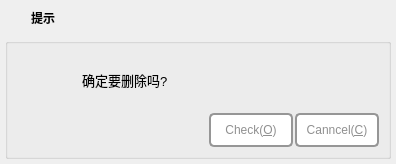
<?xml version="1.0" encoding="UTF-8"?>
<ui version="4.0">
 <class>frmMessageBox</class>
 <widget class="QDialog" name="frmMessageBox">
  <property name="geometry">
   <rect>
    <x>0</x>
    <y>0</y>
    <width>396</width>
    <height>164</height>
   </rect>
  </property>
  <property name="font">
   <font>
    <family>Microsoft YaHei UI</family>
    <weight>75</weight>
    <bold>true</bold>
   </font>
  </property>
  <property name="windowTitle">
   <string>提示</string>
  </property>
  <layout class="QVBoxLayout" name="verticalLayout">
   <property name="spacing">
    <number>0</number>
   </property>
   <property name="leftMargin">
    <number>0</number>
   </property>
   <property name="topMargin">
    <number>3</number>
   </property>
   <property name="rightMargin">
    <number>0</number>
   </property>
   <property name="bottomMargin">
    <number>0</number>
   </property>
   <item>
    <widget class="QWidget" name="widget_title" native="true">
     <property name="sizePolicy">
      <sizepolicy hsizetype="Preferred" vsizetype="Fixed">
       <horstretch>0</horstretch>
       <verstretch>0</verstretch>
      </sizepolicy>
     </property>
     <property name="minimumSize">
      <size>
       <width>100</width>
       <height>28</height>
      </size>
     </property>
     <layout class="QHBoxLayout" name="horizontalLayout_2">
      <property name="spacing">
       <number>0</number>
      </property>
      <property name="leftMargin">
       <number>0</number>
      </property>
      <property name="topMargin">
       <number>0</number>
      </property>
      <property name="rightMargin">
       <number>0</number>
      </property>
      <property name="bottomMargin">
       <number>0</number>
      </property>
      <item>
       <widget class="QLabel" name="lab_Ico">
        <property name="sizePolicy">
         <sizepolicy hsizetype="Minimum" vsizetype="Preferred">
          <horstretch>0</horstretch>
          <verstretch>0</verstretch>
         </sizepolicy>
        </property>
        <property name="minimumSize">
         <size>
          <width>31</width>
          <height>0</height>
         </size>
        </property>
        <property name="text">
         <string/>
        </property>
        <property name="alignment">
         <set>Qt::AlignCenter</set>
        </property>
       </widget>
      </item>
      <item>
       <widget class="QLabel" name="lab_Title">
        <property name="sizePolicy">
         <sizepolicy hsizetype="Expanding" vsizetype="Preferred">
          <horstretch>0</horstretch>
          <verstretch>0</verstretch>
         </sizepolicy>
        </property>
        <property name="styleSheet">
         <string notr="true">font: 87 10pt &quot;Arial Black&quot;;</string>
        </property>
        <property name="text">
         <string>提示</string>
        </property>
        <property name="alignment">
         <set>Qt::AlignLeading|Qt::AlignLeft|Qt::AlignVCenter</set>
        </property>
       </widget>
      </item>
      <item>
       <widget class="QWidget" name="widget_menu" native="true">
        <property name="sizePolicy">
         <sizepolicy hsizetype="Minimum" vsizetype="Preferred">
          <horstretch>0</horstretch>
          <verstretch>0</verstretch>
         </sizepolicy>
        </property>
        <layout class="QHBoxLayout" name="horizontalLayout">
         <property name="spacing">
          <number>0</number>
         </property>
         <property name="leftMargin">
          <number>0</number>
         </property>
         <property name="topMargin">
          <number>0</number>
         </property>
         <property name="rightMargin">
          <number>0</number>
         </property>
         <property name="bottomMargin">
          <number>0</number>
         </property>
         <item>
          <widget class="QPushButton" name="btnMenu_Close">
           <property name="sizePolicy">
            <sizepolicy hsizetype="Minimum" vsizetype="Expanding">
             <horstretch>0</horstretch>
             <verstretch>0</verstretch>
            </sizepolicy>
           </property>
           <property name="minimumSize">
            <size>
             <width>40</width>
             <height>30</height>
            </size>
           </property>
           <property name="maximumSize">
            <size>
             <width>50</width>
             <height>16777215</height>
            </size>
           </property>
           <property name="cursor">
            <cursorShape>ArrowCursor</cursorShape>
           </property>
           <property name="focusPolicy">
            <enum>Qt::NoFocus</enum>
           </property>
           <property name="toolTip">
            <string>关闭</string>
           </property>
           <property name="text">
            <string/>
           </property>
           <property name="flat">
            <bool>true</bool>
           </property>
          </widget>
         </item>
        </layout>
       </widget>
      </item>
     </layout>
    </widget>
   </item>
   <item>
    <widget class="QWidget" name="widget_main" native="true">
     <property name="styleSheet">
      <string notr="true">font: 11pt &quot;微软雅黑&quot;;</string>
     </property>
     <layout class="QVBoxLayout" name="verticalLayout_2">
      <property name="spacing">
       <number>5</number>
      </property>
      <property name="leftMargin">
       <number>5</number>
      </property>
      <property name="topMargin">
       <number>5</number>
      </property>
      <property name="rightMargin">
       <number>5</number>
      </property>
      <property name="bottomMargin">
       <number>5</number>
      </property>
      <item>
       <widget class="QGroupBox" name="groupBox">
        <property name="title">
         <string/>
        </property>
        <layout class="QGridLayout" name="gridLayout" rowstretch="0,0" columnstretch="1,5">
         <item row="0" column="0">
          <widget class="QLabel" name="labIcoMain">
           <property name="styleSheet">
            <string notr="true">border-image: url(:/image/info.png);</string>
           </property>
           <property name="text">
            <string/>
           </property>
          </widget>
         </item>
         <item row="0" column="1">
          <widget class="QLabel" name="labInfo">
           <property name="font">
            <font>
             <family>Arial</family>
             <pointsize>10</pointsize>
             <weight>50</weight>
             <italic>false</italic>
             <bold>false</bold>
            </font>
           </property>
           <property name="styleSheet">
            <string notr="true">font: 10pt &quot;Arial&quot;;</string>
           </property>
           <property name="text">
            <string>确定要删除吗?</string>
           </property>
           <property name="scaledContents">
            <bool>false</bool>
           </property>
           <property name="wordWrap">
            <bool>true</bool>
           </property>
          </widget>
         </item>
         <item row="1" column="0" colspan="2">
          <layout class="QHBoxLayout" name="horizontalLayout_3">
           <property name="spacing">
            <number>2</number>
           </property>
           <item>
            <spacer name="horizontalSpacer">
             <property name="orientation">
              <enum>Qt::Horizontal</enum>
             </property>
             <property name="sizeHint" stdset="0">
              <size>
               <width>40</width>
               <height>20</height>
              </size>
             </property>
            </spacer>
           </item>
           <item>
            <widget class="QPushButton" name="btnOk">
             <property name="font">
              <font>
               <family>Arial</family>
               <pointsize>9</pointsize>
               <weight>50</weight>
               <italic>false</italic>
               <bold>false</bold>
              </font>
             </property>
             <property name="cursor">
              <cursorShape>PointingHandCursor</cursorShape>
             </property>
             <property name="focusPolicy">
              <enum>Qt::StrongFocus</enum>
             </property>
             <property name="styleSheet">
              <string notr="true">QPushButton{
	color: #909090;
    border-style:solid;
    border-width:2px 2px 2px 2px;
    border-color:#969696;
    background-color:#FFFFFF;
    border-radius:5px;
    min-width:80px;
	min-height:30px;
   font: 9pt &quot;Arial&quot;;
}
QPushButton:hover{
	color: #909090;
    border-style:solid;
    border-width:3px 3px 3px 3px;
    border-color:#969696;
    background-color:#FEFEEF;
    border-radius:5px;
    min-width:80px;
}

QPushButton:pressed{
    border-style:solid;
    border-width:4px 4px 4px 4px;
    border-color:#969696;
    background-color:#FEFEEF;
    border-radius:5px;
    min-width:80px;
}</string>
             </property>
             <property name="text">
              <string>Check(&amp;O)</string>
             </property>
             <property name="icon">
              <iconset>
               <normaloff>:/image/update.png</normaloff>:/image/update.png</iconset>
             </property>
             <property name="iconSize">
              <size>
               <width>20</width>
               <height>20</height>
              </size>
             </property>
            </widget>
           </item>
           <item>
            <widget class="QPushButton" name="btnCancel">
             <property name="font">
              <font>
               <family>Arial</family>
               <pointsize>9</pointsize>
               <weight>50</weight>
               <italic>false</italic>
               <bold>false</bold>
              </font>
             </property>
             <property name="cursor">
              <cursorShape>PointingHandCursor</cursorShape>
             </property>
             <property name="focusPolicy">
              <enum>Qt::StrongFocus</enum>
             </property>
             <property name="styleSheet">
              <string notr="true">QPushButton{
	color: #909090;
    border-style:solid;
    border-width:2px 2px 2px 2px;
    border-color:#969696;
    background-color:#FFFFFF;
    border-radius:5px;
    min-width:80px;
	min-height:30px;
    font: 9pt &quot;Arial&quot;;
}
QPushButton:hover{
	color: #909090;
    border-style:solid;
    border-width:3px 3px 3px 3px;
    border-color:#969696;
    background-color:#FEFEEF;
    border-radius:5px;
    min-width:80px;
}

QPushButton:pressed{
    border-style:solid;
    border-width:4px 4px 4px 4px;
    border-color:#969696;
    background-color:#FEFEEF;
    border-radius:5px;
    min-width:80px;
}</string>
             </property>
             <property name="text">
              <string>Canncel(&amp;C)</string>
             </property>
             <property name="icon">
              <iconset>
               <normaloff>:/image/close.png</normaloff>:/image/close.png</iconset>
             </property>
             <property name="iconSize">
              <size>
               <width>20</width>
               <height>20</height>
              </size>
             </property>
            </widget>
           </item>
          </layout>
         </item>
        </layout>
       </widget>
      </item>
     </layout>
    </widget>
   </item>
  </layout>
 </widget>
 <resources/>
 <connections/>
</ui>
